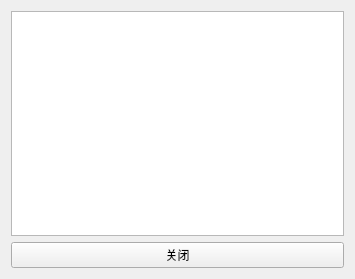
<?xml version="1.0" encoding="UTF-8"?>
<ui version="4.0">
 <class>menu</class>
 <widget class="QWidget" name="menu">
  <property name="geometry">
   <rect>
    <x>0</x>
    <y>0</y>
    <width>355</width>
    <height>279</height>
   </rect>
  </property>
  <property name="windowTitle">
   <string>订单信息</string>
  </property>
  <layout class="QGridLayout" name="gridLayout">
   <item row="0" column="0">
    <widget class="QTextBrowser" name="textBrowser"/>
   </item>
   <item row="1" column="0">
    <widget class="QPushButton" name="btn_close">
     <property name="text">
      <string>关闭</string>
     </property>
    </widget>
   </item>
  </layout>
 </widget>
 <resources/>
 <connections/>
</ui>
